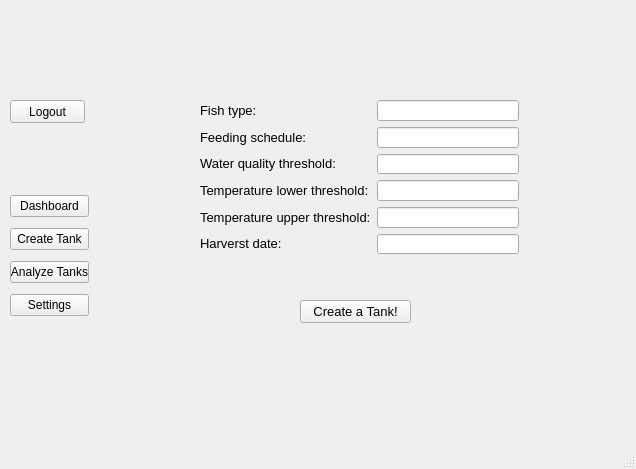
<?xml version="1.0" encoding="UTF-8"?>
<ui version="4.0">
 <class>MainWindow</class>
 <widget class="QMainWindow" name="MainWindow">
  <property name="geometry">
   <rect>
    <x>0</x>
    <y>0</y>
    <width>636</width>
    <height>469</height>
   </rect>
  </property>
  <property name="windowTitle">
   <string>MainWindow</string>
  </property>
  <widget class="QWidget" name="centralwidget">
   <widget class="QStackedWidget" name="stackedWidget">
    <property name="geometry">
     <rect>
      <x>0</x>
      <y>0</y>
      <width>631</width>
      <height>491</height>
     </rect>
    </property>
    <property name="mouseTracking">
     <bool>true</bool>
    </property>
    <property name="currentIndex">
     <number>2</number>
    </property>
    <widget class="QWidget" name="page_login">
     <widget class="QWidget" name="layoutWidget">
      <property name="geometry">
       <rect>
        <x>210</x>
        <y>160</y>
        <width>200</width>
        <height>50</height>
       </rect>
      </property>
      <layout class="QGridLayout" name="gridLayout">
       <item row="0" column="0">
        <layout class="QVBoxLayout" name="verticalLayout">
         <item>
          <widget class="QLabel" name="label_username">
           <property name="font">
            <font>
             <pointsize>10</pointsize>
             <weight>50</weight>
             <bold>false</bold>
            </font>
           </property>
           <property name="text">
            <string>Username :</string>
           </property>
          </widget>
         </item>
         <item>
          <widget class="QLabel" name="label_password">
           <property name="font">
            <font>
             <pointsize>10</pointsize>
            </font>
           </property>
           <property name="text">
            <string>Password :</string>
           </property>
          </widget>
         </item>
        </layout>
       </item>
       <item row="0" column="1">
        <layout class="QVBoxLayout" name="verticalLayout_2">
         <item>
          <widget class="QLineEdit" name="lineEdit_username_login"/>
         </item>
         <item>
          <widget class="QLineEdit" name="lineEdit_password_login"/>
         </item>
        </layout>
       </item>
      </layout>
     </widget>
     <widget class="QPushButton" name="button_login">
      <property name="geometry">
       <rect>
        <x>280</x>
        <y>230</y>
        <width>75</width>
        <height>23</height>
       </rect>
      </property>
      <property name="text">
       <string>Login</string>
      </property>
     </widget>
     <widget class="QLabel" name="label">
      <property name="geometry">
       <rect>
        <x>250</x>
        <y>290</y>
        <width>141</width>
        <height>16</height>
       </rect>
      </property>
      <property name="font">
       <font>
        <pointsize>10</pointsize>
       </font>
      </property>
      <property name="mouseTracking">
       <bool>true</bool>
      </property>
      <property name="text">
       <string>Don't have an account? </string>
      </property>
     </widget>
     <widget class="QPushButton" name="button_createOne">
      <property name="geometry">
       <rect>
        <x>280</x>
        <y>320</y>
        <width>75</width>
        <height>23</height>
       </rect>
      </property>
      <property name="text">
       <string>Create one!</string>
      </property>
     </widget>
    </widget>
    <widget class="QWidget" name="page_signup">
     <widget class="QPushButton" name="button_signup">
      <property name="geometry">
       <rect>
        <x>280</x>
        <y>280</y>
        <width>75</width>
        <height>23</height>
       </rect>
      </property>
      <property name="text">
       <string>Signup</string>
      </property>
     </widget>
     <widget class="QWidget" name="layoutWidget">
      <property name="geometry">
       <rect>
        <x>200</x>
        <y>120</y>
        <width>231</width>
        <height>128</height>
       </rect>
      </property>
      <layout class="QGridLayout" name="gridLayout_2">
       <item row="0" column="0">
        <layout class="QVBoxLayout" name="verticalLayout_9">
         <item>
          <widget class="QLabel" name="label_2">
           <property name="font">
            <font>
             <pointsize>10</pointsize>
            </font>
           </property>
           <property name="text">
            <string>First Name:</string>
           </property>
          </widget>
         </item>
         <item>
          <widget class="QLabel" name="label_3">
           <property name="font">
            <font>
             <pointsize>10</pointsize>
            </font>
           </property>
           <property name="text">
            <string>Last Name:</string>
           </property>
          </widget>
         </item>
         <item>
          <widget class="QLabel" name="label_4">
           <property name="font">
            <font>
             <pointsize>10</pointsize>
            </font>
           </property>
           <property name="text">
            <string>Username:</string>
           </property>
          </widget>
         </item>
         <item>
          <widget class="QLabel" name="label_5">
           <property name="font">
            <font>
             <pointsize>10</pointsize>
            </font>
           </property>
           <property name="text">
            <string>Password:</string>
           </property>
          </widget>
         </item>
         <item>
          <widget class="QLabel" name="label_20">
           <property name="font">
            <font>
             <pointsize>10</pointsize>
            </font>
           </property>
           <property name="text">
            <string>Email Address:</string>
           </property>
          </widget>
         </item>
        </layout>
       </item>
       <item row="0" column="1">
        <layout class="QVBoxLayout" name="verticalLayout_10">
         <item>
          <widget class="QLineEdit" name="lineEdit_firstName"/>
         </item>
         <item>
          <widget class="QLineEdit" name="lineEdit_lastName"/>
         </item>
         <item>
          <widget class="QLineEdit" name="lineEdit_username_signup"/>
         </item>
         <item>
          <widget class="QLineEdit" name="lineEdit_password_signup"/>
         </item>
         <item>
          <widget class="QLineEdit" name="lineEdit_email_signup"/>
         </item>
        </layout>
       </item>
      </layout>
     </widget>
    </widget>
    <widget class="QWidget" name="page_mainPage">
     <widget class="QPushButton" name="button_logout">
      <property name="geometry">
       <rect>
        <x>10</x>
        <y>100</y>
        <width>75</width>
        <height>23</height>
       </rect>
      </property>
      <property name="text">
       <string>Logout</string>
      </property>
     </widget>
     <widget class="QLabel" name="label_displayName">
      <property name="geometry">
       <rect>
        <x>10</x>
        <y>70</y>
        <width>81</width>
        <height>20</height>
       </rect>
      </property>
      <property name="text">
       <string/>
      </property>
     </widget>
     <widget class="QStackedWidget" name="stackedWidget_2">
      <property name="geometry">
       <rect>
        <x>140</x>
        <y>50</y>
        <width>431</width>
        <height>361</height>
       </rect>
      </property>
      <property name="currentIndex">
       <number>3</number>
      </property>
      <widget class="QWidget" name="page_blank"/>
      <widget class="QWidget" name="page_dashboard">
       <widget class="QWidget" name="layoutWidget_3">
        <property name="geometry">
         <rect>
          <x>10</x>
          <y>70</y>
          <width>234</width>
          <height>76</height>
         </rect>
        </property>
        <layout class="QGridLayout" name="gridLayout_7">
         <item row="0" column="0">
          <layout class="QVBoxLayout" name="verticalLayout_13">
           <item>
            <widget class="QLabel" name="label_26">
             <property name="font">
              <font>
               <pointsize>10</pointsize>
              </font>
             </property>
             <property name="text">
              <string>Fish Type:</string>
             </property>
            </widget>
           </item>
           <item>
            <widget class="QLabel" name="label_28">
             <property name="font">
              <font>
               <pointsize>10</pointsize>
              </font>
             </property>
             <property name="text">
              <string>Harvest Date:</string>
             </property>
            </widget>
           </item>
           <item>
            <widget class="QLabel" name="label_29">
             <property name="font">
              <font>
               <pointsize>10</pointsize>
              </font>
             </property>
             <property name="text">
              <string>Next Feeding in:</string>
             </property>
            </widget>
           </item>
          </layout>
         </item>
         <item row="0" column="1">
          <layout class="QVBoxLayout" name="verticalLayout_14">
           <item>
            <widget class="QLineEdit" name="lineEdit_fishType_tank"/>
           </item>
           <item>
            <widget class="QLineEdit" name="lineEdit_harvestDate_tank"/>
           </item>
           <item>
            <widget class="QLineEdit" name="lineEdit_nextFeeding">
             <property name="text">
              <string>6:00:00</string>
             </property>
            </widget>
           </item>
          </layout>
         </item>
        </layout>
       </widget>
       <widget class="QWidget" name="layoutWidget_4">
        <property name="geometry">
         <rect>
          <x>230</x>
          <y>440</y>
          <width>158</width>
          <height>26</height>
         </rect>
        </property>
        <layout class="QHBoxLayout" name="horizontalLayout_3">
         <item>
          <widget class="QPushButton" name="pushButton_3">
           <property name="font">
            <font>
             <pointsize>10</pointsize>
            </font>
           </property>
           <property name="text">
            <string>Email path</string>
           </property>
          </widget>
         </item>
         <item>
          <widget class="QPushButton" name="pushButton_4">
           <property name="font">
            <font>
             <pointsize>10</pointsize>
            </font>
           </property>
           <property name="text">
            <string>Subscribe</string>
           </property>
          </widget>
         </item>
        </layout>
       </widget>
       <widget class="QWidget" name="layoutWidget_5">
        <property name="geometry">
         <rect>
          <x>260</x>
          <y>100</y>
          <width>141</width>
          <height>64</height>
         </rect>
        </property>
        <layout class="QGridLayout" name="gridLayout_8">
         <item row="0" column="0">
          <layout class="QVBoxLayout" name="verticalLayout_15">
           <item>
            <widget class="QLabel" name="label_30">
             <property name="font">
              <font>
               <pointsize>10</pointsize>
              </font>
             </property>
             <property name="text">
              <string>Cleaning:</string>
             </property>
            </widget>
           </item>
           <item>
            <widget class="QLabel" name="label_31">
             <property name="font">
              <font>
               <pointsize>10</pointsize>
              </font>
             </property>
             <property name="text">
              <string>Holes:</string>
             </property>
            </widget>
           </item>
           <item>
            <widget class="QLabel" name="label_32">
             <property name="font">
              <font>
               <pointsize>10</pointsize>
              </font>
             </property>
             <property name="text">
              <string>Pipes:</string>
             </property>
            </widget>
           </item>
          </layout>
         </item>
         <item row="0" column="1">
          <layout class="QVBoxLayout" name="verticalLayout_16">
           <item>
            <widget class="QLabel" name="label_cleaning_2">
             <property name="text">
              <string/>
             </property>
            </widget>
           </item>
           <item>
            <widget class="QLabel" name="label_holes_2">
             <property name="text">
              <string>l</string>
             </property>
            </widget>
           </item>
           <item>
            <widget class="QLabel" name="label_pipes_2">
             <property name="text">
              <string/>
             </property>
            </widget>
           </item>
          </layout>
         </item>
        </layout>
       </widget>
       <widget class="QWidget" name="layoutWidget_6">
        <property name="geometry">
         <rect>
          <x>20</x>
          <y>170</y>
          <width>221</width>
          <height>48</height>
         </rect>
        </property>
        <layout class="QGridLayout" name="gridLayout_9">
         <item row="0" column="0">
          <widget class="QLabel" name="label_33">
           <property name="font">
            <font>
             <pointsize>10</pointsize>
            </font>
           </property>
           <property name="text">
            <string>Temperature:</string>
           </property>
          </widget>
         </item>
         <item row="0" column="1">
          <widget class="QLineEdit" name="lineEdit_temp"/>
         </item>
         <item row="1" column="0">
          <widget class="QLabel" name="label_34">
           <property name="font">
            <font>
             <pointsize>10</pointsize>
            </font>
           </property>
           <property name="text">
            <string>PH:</string>
           </property>
          </widget>
         </item>
         <item row="1" column="1">
          <widget class="QLineEdit" name="lineEdit_ph"/>
         </item>
        </layout>
       </widget>
       <widget class="QWidget" name="layoutWidget">
        <property name="geometry">
         <rect>
          <x>110</x>
          <y>30</y>
          <width>161</width>
          <height>22</height>
         </rect>
        </property>
        <layout class="QHBoxLayout" name="horizontalLayout_5">
         <item>
          <widget class="QLabel" name="label_35">
           <property name="font">
            <font>
             <pointsize>10</pointsize>
            </font>
           </property>
           <property name="text">
            <string>Choose a tank!</string>
           </property>
          </widget>
         </item>
         <item>
          <widget class="QComboBox" name="comboBox">
           <item>
            <property name="text">
             <string>Tank 1</string>
            </property>
           </item>
          </widget>
         </item>
        </layout>
       </widget>
       <widget class="QWidget" name="layoutWidget">
        <property name="geometry">
         <rect>
          <x>10</x>
          <y>290</y>
          <width>158</width>
          <height>25</height>
         </rect>
        </property>
        <layout class="QHBoxLayout" name="horizontalLayout_4">
         <item>
          <widget class="QPushButton" name="button_emailPath">
           <property name="text">
            <string>Email path</string>
           </property>
          </widget>
         </item>
         <item>
          <widget class="QPushButton" name="button_subscribe">
           <property name="text">
            <string>Subscribe</string>
           </property>
          </widget>
         </item>
        </layout>
       </widget>
      </widget>
      <widget class="QWidget" name="page_analyzeTanks">
       <widget class="QWidget" name="layoutWidget">
        <property name="geometry">
         <rect>
          <x>70</x>
          <y>120</y>
          <width>281</width>
          <height>85</height>
         </rect>
        </property>
        <layout class="QGridLayout" name="gridLayout_10">
         <item row="0" column="0">
          <layout class="QVBoxLayout" name="verticalLayout_17">
           <item>
            <widget class="QPushButton" name="button_cleaning_2">
             <property name="text">
              <string>Inspect fishnet for cleaning</string>
             </property>
            </widget>
           </item>
           <item>
            <widget class="QPushButton" name="button_holes_2">
             <property name="text">
              <string>Inspect fishnet holes </string>
             </property>
            </widget>
           </item>
           <item>
            <widget class="QPushButton" name="button_pipe_2">
             <property name="text">
              <string>Inspect pipe</string>
             </property>
            </widget>
           </item>
          </layout>
         </item>
         <item row="0" column="1">
          <layout class="QVBoxLayout" name="verticalLayout_18">
           <item>
            <widget class="QLabel" name="label_cleaning2">
             <property name="font">
              <font>
               <pointsize>10</pointsize>
              </font>
             </property>
             <property name="text">
              <string/>
             </property>
            </widget>
           </item>
           <item>
            <widget class="QLabel" name="label_holes2">
             <property name="text">
              <string/>
             </property>
            </widget>
           </item>
           <item>
            <widget class="QLabel" name="label_pipe2">
             <property name="font">
              <font>
               <pointsize>10</pointsize>
              </font>
             </property>
             <property name="text">
              <string/>
             </property>
            </widget>
           </item>
          </layout>
         </item>
        </layout>
       </widget>
      </widget>
      <widget class="QWidget" name="page_createTank">
       <widget class="QPushButton" name="button_main_create">
        <property name="geometry">
         <rect>
          <x>160</x>
          <y>250</y>
          <width>111</width>
          <height>23</height>
         </rect>
        </property>
        <property name="font">
         <font>
          <pointsize>10</pointsize>
         </font>
        </property>
        <property name="text">
         <string>Create a Tank!</string>
        </property>
       </widget>
       <widget class="QWidget" name="layoutWidget_7">
        <property name="geometry">
         <rect>
          <x>60</x>
          <y>50</y>
          <width>319</width>
          <height>154</height>
         </rect>
        </property>
        <layout class="QGridLayout" name="gridLayout_6">
         <item row="0" column="0">
          <layout class="QVBoxLayout" name="verticalLayout_7">
           <item>
            <widget class="QLabel" name="label_14">
             <property name="font">
              <font>
               <pointsize>10</pointsize>
              </font>
             </property>
             <property name="text">
              <string>Fish type:</string>
             </property>
            </widget>
           </item>
           <item>
            <widget class="QLabel" name="label_15">
             <property name="font">
              <font>
               <pointsize>10</pointsize>
              </font>
             </property>
             <property name="text">
              <string>Feeding schedule:</string>
             </property>
            </widget>
           </item>
           <item>
            <widget class="QLabel" name="label_16">
             <property name="font">
              <font>
               <pointsize>10</pointsize>
              </font>
             </property>
             <property name="text">
              <string>Water quality threshold:</string>
             </property>
            </widget>
           </item>
           <item>
            <widget class="QLabel" name="label_17">
             <property name="font">
              <font>
               <pointsize>10</pointsize>
              </font>
             </property>
             <property name="text">
              <string>Temperature lower threshold:</string>
             </property>
            </widget>
           </item>
           <item>
            <widget class="QLabel" name="label_18">
             <property name="font">
              <font>
               <pointsize>10</pointsize>
              </font>
             </property>
             <property name="text">
              <string>Temperature upper threshold:</string>
             </property>
            </widget>
           </item>
           <item>
            <widget class="QLabel" name="label_19">
             <property name="font">
              <font>
               <pointsize>10</pointsize>
              </font>
             </property>
             <property name="text">
              <string>Harverst date:</string>
             </property>
            </widget>
           </item>
          </layout>
         </item>
         <item row="0" column="1">
          <layout class="QVBoxLayout" name="verticalLayout_8">
           <item>
            <widget class="QLineEdit" name="lineEdit_fishType_create"/>
           </item>
           <item>
            <widget class="QLineEdit" name="lineEdit_feedingSchedule"/>
           </item>
           <item>
            <widget class="QLineEdit" name="lineEdit_wqThreshold"/>
           </item>
           <item>
            <widget class="QLineEdit" name="lineEdit_tempLThreshold"/>
           </item>
           <item>
            <widget class="QLineEdit" name="lineEdit_tempUThreshold"/>
           </item>
           <item>
            <widget class="QLineEdit" name="lineEdit_harvestDate_create"/>
           </item>
          </layout>
         </item>
        </layout>
       </widget>
      </widget>
      <widget class="QWidget" name="page_settings">
       <widget class="QLabel" name="label_8">
        <property name="geometry">
         <rect>
          <x>190</x>
          <y>40</y>
          <width>91</width>
          <height>16</height>
         </rect>
        </property>
        <property name="font">
         <font>
          <pointsize>10</pointsize>
         </font>
        </property>
        <property name="text">
         <string>Settings</string>
        </property>
       </widget>
      </widget>
     </widget>
     <widget class="QWidget" name="layoutWidget">
      <property name="geometry">
       <rect>
        <x>10</x>
        <y>190</y>
        <width>79</width>
        <height>131</height>
       </rect>
      </property>
      <layout class="QVBoxLayout" name="verticalLayout_4">
       <item>
        <widget class="QPushButton" name="button_dashboard">
         <property name="text">
          <string>Dashboard</string>
         </property>
        </widget>
       </item>
       <item>
        <widget class="QPushButton" name="button_createTank">
         <property name="text">
          <string>Create Tank</string>
         </property>
        </widget>
       </item>
       <item>
        <widget class="QPushButton" name="button_analyzeTanks">
         <property name="text">
          <string>Analyze Tanks</string>
         </property>
        </widget>
       </item>
       <item>
        <widget class="QPushButton" name="button_settings">
         <property name="text">
          <string>Settings</string>
         </property>
        </widget>
       </item>
      </layout>
     </widget>
    </widget>
   </widget>
  </widget>
  <widget class="QMenuBar" name="menubar">
   <property name="geometry">
    <rect>
     <x>0</x>
     <y>0</y>
     <width>636</width>
     <height>21</height>
    </rect>
   </property>
  </widget>
  <widget class="QStatusBar" name="statusbar"/>
 </widget>
 <resources/>
 <connections/>
</ui>
